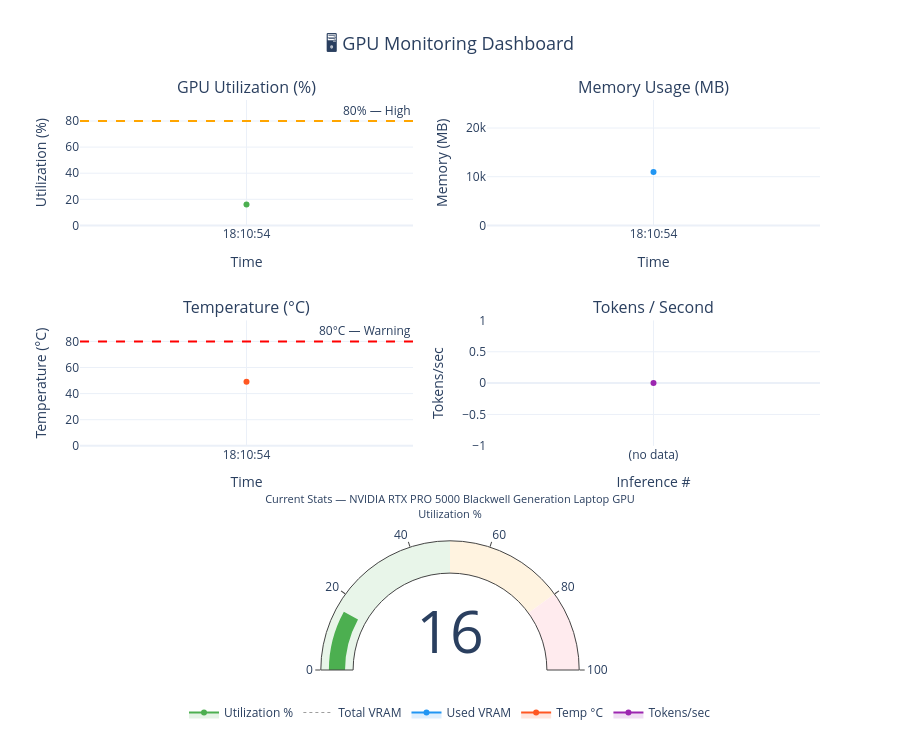

Here is the notebook cell this chart was saved with:
### Markdown cell above
## 7. GPU Monitoring

### Code cell
monitor.display_dashboard()

### Figure 1 — Plotly figure (JSON) as saved in the notebook; plotly's stock layout.template omitted (floating-point values rounded to 4 significant figures)
{"data": [{"fill": "tozeroy", "fillcolor": "rgba(76,175,80,0.15)", "line": {"color": "#4CAF50", "width": 2}, "mode": "lines+markers", "name": "Utilization %", "type": "scatter", "x": ["18:10:54"], "xaxis": "x", "y": [16], "yaxis": "y"}, {"line": {"color": "#9E9E9E", "dash": "dot", "width": 1}, "mode": "lines", "name": "Total VRAM", "type": "scatter", "x": ["18:10:54"], "xaxis": "x2", "y": [24463], "yaxis": "y2"}, {"fill": "tozeroy", "fillcolor": "rgba(33,150,243,0.15)", "line": {"color": "#2196F3", "width": 2}, "mode": "lines+markers", "name": "Used VRAM", "type": "scatter", "x": ["18:10:54"], "xaxis": "x2", "y": [10987], "yaxis": "y2"}, {"fill": "tozeroy", "fillcolor": "rgba(255,87,34,0.15)", "line": {"color": "#FF5722", "width": 2}, "mode": "lines+markers", "name": "Temp °C", "type": "scatter", "x": ["18:10:54"], "xaxis": "x3", "y": [49], "yaxis": "y3"}, {"fill": "tozeroy", "fillcolor": "rgba(156,39,176,0.15)", "line": {"color": "#9C27B0", "width": 2}, "mode": "lines+markers", "name": "Tokens/sec", "type": "scatter", "x": ["(no data)"], "xaxis": "x4", "y": [0], "yaxis": "y4"}, {"domain": {"column": 0, "row": 0, "x": [0, 1], "y": [0, 0.2267]}, "gauge": {"axis": {"range": [0, 100]}, "bar": {"color": "#4CAF50"}, "steps": [{"color": "#e8f5e9", "range": [0, 50]}, {"color": "#fff3e0", "range": [50, 80]}, {"color": "#ffebee", "range": [80, 100]}]}, "mode": "gauge+number", "title": {"font": {"size": 11}, "text": "Current Stats — NVIDIA RTX PRO 5000 Blackwell Generation Laptop GPU<br>Utilization %"}, "type": "indicator", "value": 16}], "layout": {"annotations": [{"font": {"size": 16}, "showarrow": false, "text": "GPU Utilization (%)", "x": 0.225, "xanchor": "center", "xref": "paper", "y": 1, "yanchor": "bottom", "yref": "paper"}, {"font": {"size": 16}, "showarrow": false, "text": "Memory Usage (MB)", "x": 0.775, "xanchor": "center", "xref": "paper", "y": 1, "yanchor": "bottom", "yref": "paper"}, {"font": {"size": 16}, "showarrow": false, "text": "Temperature (°C)", "x": 0.225, "xanchor": "center", "xref": "paper", "y": 0.6133, "yanchor": "bottom", "yref": "paper"}, {"font": {"size": 16}, "showarrow": false, "text": "Tokens / Second", "x": 0.775, "xanchor": "center", "xref": "paper", "y": 0.6133, "yanchor": "bottom", "yref": "paper"}, {"showarrow": false, "text": "80% — High", "x": 1, "xanchor": "right", "xref": "x domain", "y": 80, "yanchor": "bottom", "yref": "y"}, {"showarrow": false, "text": "80°C — Warning", "x": 1, "xanchor": "right", "xref": "x3 domain", "y": 80, "yanchor": "bottom", "yref": "y3"}], "height": 750, "legend": {"orientation": "h", "x": 0.5, "xanchor": "center", "y": -0.1, "yanchor": "bottom"}, "shapes": [{"line": {"color": "orange", "dash": "dash"}, "type": "line", "x0": 0, "x1": 1, "xref": "x domain", "y0": 80, "y1": 80, "yref": "y"}, {"line": {"color": "red", "dash": "dash"}, "type": "line", "x0": 0, "x1": 1, "xref": "x3 domain", "y0": 80, "y1": 80, "yref": "y3"}], "showlegend": true, "title": {"font": {"size": 18}, "text": "🖥️ GPU Monitoring Dashboard", "x": 0.5}, "xaxis": {"anchor": "y", "domain": [0, 0.45], "title": {"text": "Time"}}, "xaxis2": {"anchor": "y2", "domain": [0.55, 1], "title": {"text": "Time"}}, "xaxis3": {"anchor": "y3", "domain": [0, 0.45], "title": {"text": "Time"}}, "xaxis4": {"anchor": "y4", "domain": [0.55, 1], "title": {"text": "Inference #"}}, "yaxis": {"anchor": "x", "domain": [0.78, 1], "title": {"text": "Utilization (%)"}}, "yaxis2": {"anchor": "x2", "domain": [0.78, 1], "title": {"text": "Memory (MB)"}}, "yaxis3": {"anchor": "x3", "domain": [0.3933, 0.6133], "title": {"text": "Temperature (°C)"}}, "yaxis4": {"anchor": "x4", "domain": [0.3933, 0.6133], "title": {"text": "Tokens/sec"}}}}
